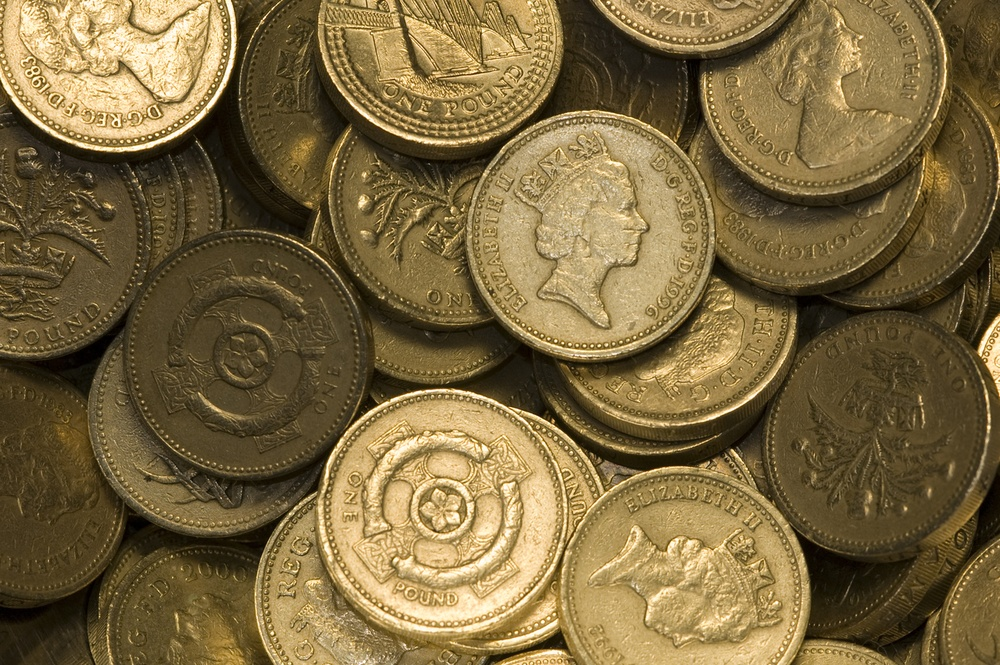
//> input picture coins.jpeg, 1000 x 665 px, shrunk from 1256 x 835 before the run
$ ./teste coins.jpeg   (built with g++ and OpenCV 4)
//> lines starting //> are read from the running program, lines starting //| are printed output that depends on the picture; after the words box and inside, x2 and y2 are one past the last pixel; in counts of white or black regions, pixels touching at a corner belong together
#include <stdio.h>
#include <opencv2/opencv.hpp>
#include <opencv2/imgproc/imgproc.hpp>

struct point
{
    int x;
    int y;
};

using namespace std;
using namespace cv;
int main(int argc, char **argv)
{
    if (argc != 2)
    {
        printf("usage: DisplayImage.out <Image_Path>\n");
        return -1;
    }

    Mat image;
    Mat gray_image;

    image = imread(argv[1], 1);
//> image is the input picture: 665 rows x 1000 cols, CV_8UC3; mean B, G, R 63.1, 104, 123.4
    cvtColor(image, gray_image, COLOR_BGR2GRAY);
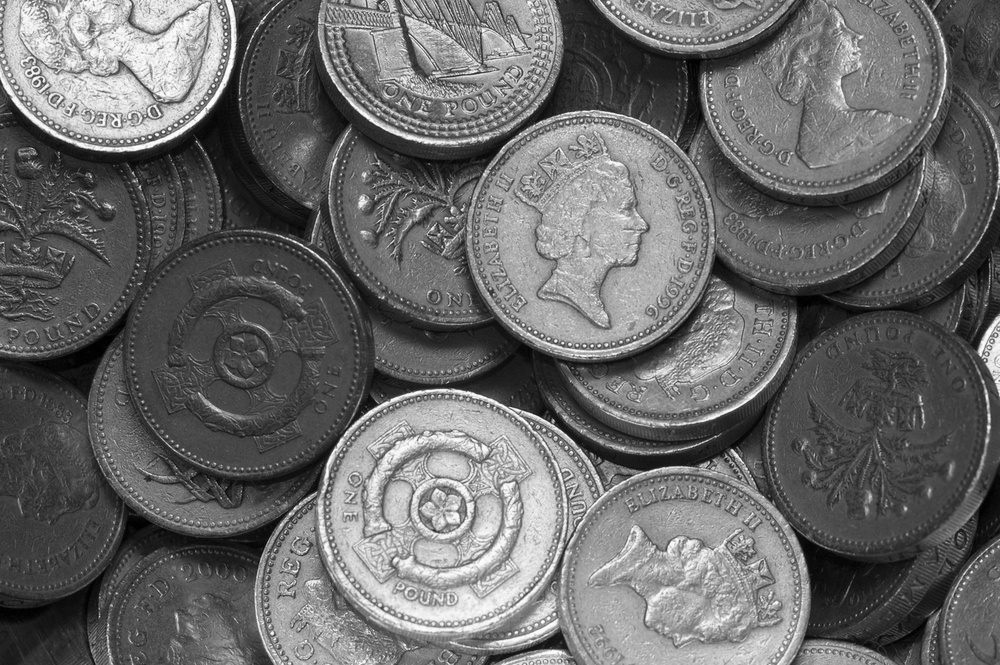
//> gray_image: 665 rows x 1000 cols, CV_8UC1; min 0, max 254, mean 105.2

    Mat bw = gray_image > 128;
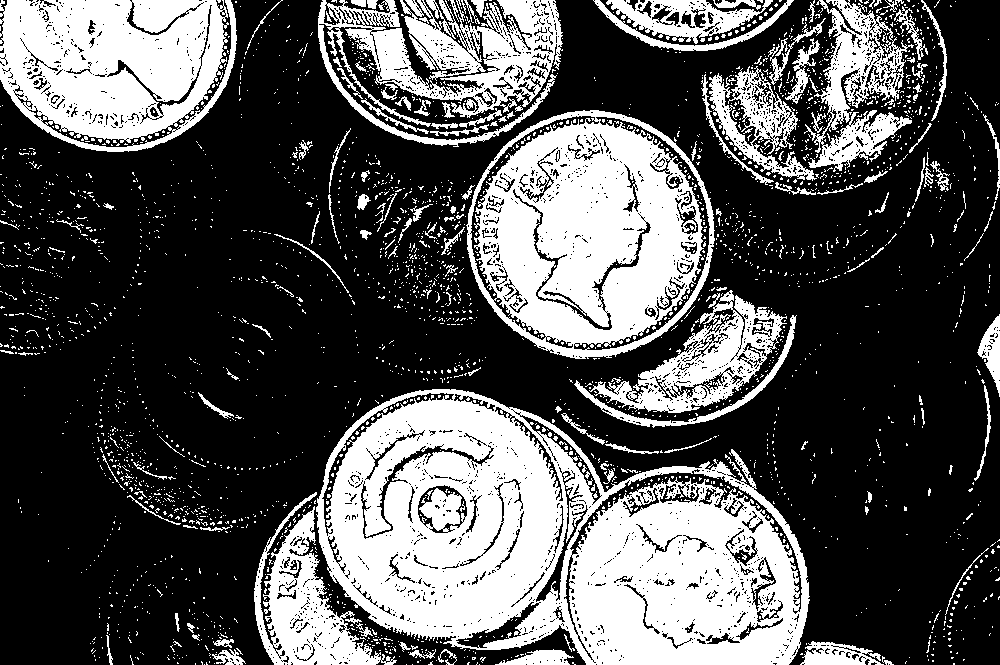
//> bw: 665 rows x 1000 cols, CV_8UC1; 33.4% white; 2833 white regions (2674 under 20 px), largest, box (x1, y1, x2, y2) and area: (316, 389, 810, 665) 83241, (466, 110, 715, 359) 39184, (0, 0, 237, 152) 26571
    Mat eroded = bw.clone();

    if (!image.data)
    {
        printf("No image data \n");
        return -1;
    }

    point mask[3][3] =
        {{{-1, -1}, {0, -1}, {1, -1}},
         {{-1, 0}, {0, 0}, {1, 0}},
         {{-1, 1}, {0, 1}, {1, 1}}};

    for (int r = 1; r < eroded.rows; r++)
    {
        for (int c = 1; c < eroded.cols; c++)
        {
            int mrows = sizeof(mask) / sizeof(mask[0]);
            int mcols = sizeof(mask[0]) / sizeof(mask[0][0]);
            for (int mr = 0; mr < mrows; mr++)
            {
                for (int mc = 0; mc < mcols; mc++)
                {
                    point maskpoint = mask[mr][mc];
                    if (bw.at<uchar>(r + maskpoint.y, c + maskpoint.x) == 0)
                    {
                        eroded.at<uchar>(r, c) = 0;
                        continue;
                    }
                }
            }
        }
    }
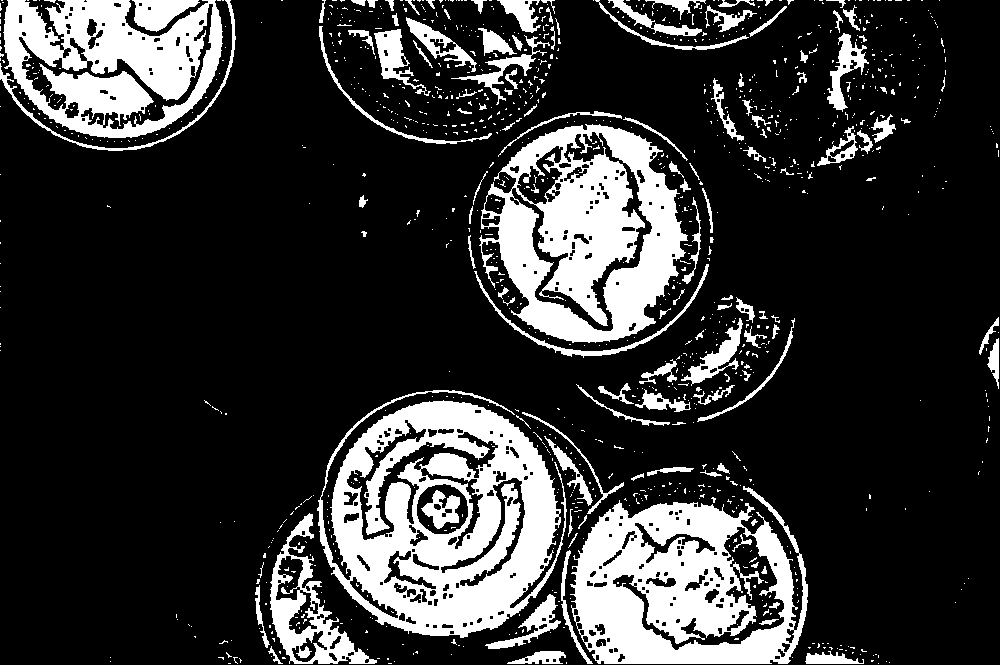
//> eroded: 665 rows x 1000 cols, CV_8UC1; 20.6% white; 1126 white regions (998 under 20 px), largest, box (x1, y1, x2, y2) and area: (317, 390, 567, 638) 33189, (479, 124, 688, 343) 25895, (570, 486, 808, 664) 25230

    imshow("Black and White", bw);
    imshow("Eroded Image", eroded);

    waitKey(0);
    return 0;
}
